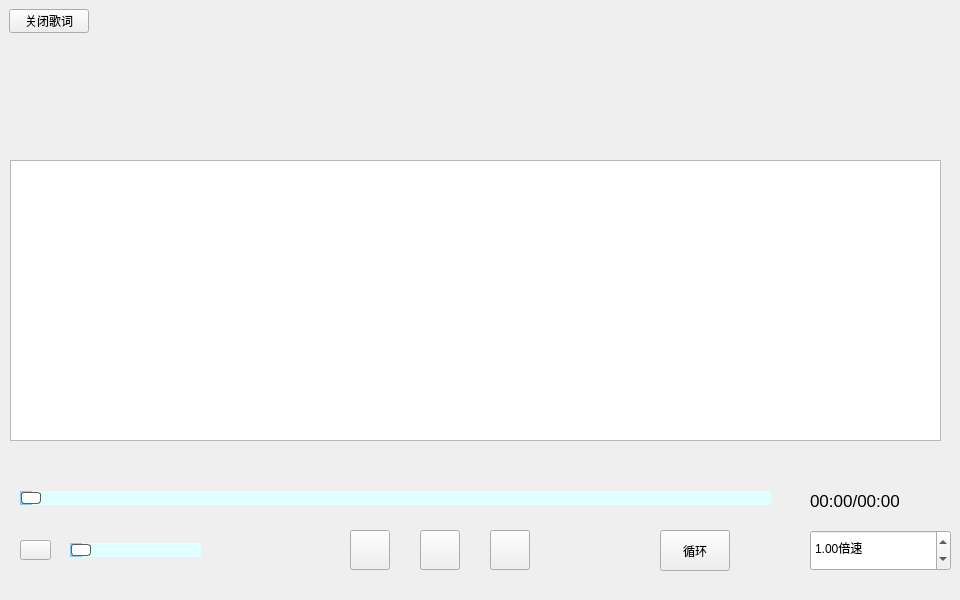
<?xml version="1.0" encoding="UTF-8"?>
<ui version="4.0">
 <class>lrcwidget</class>
 <widget class="QWidget" name="lrcwidget">
  <property name="windowModality">
   <enum>Qt::NonModal</enum>
  </property>
  <property name="geometry">
   <rect>
    <x>0</x>
    <y>0</y>
    <width>960</width>
    <height>600</height>
   </rect>
  </property>
  <property name="windowTitle">
   <string>lrcWidget</string>
  </property>
  <widget class="QPushButton" name="pushButton">
   <property name="geometry">
    <rect>
     <x>9</x>
     <y>9</y>
     <width>80</width>
     <height>24</height>
    </rect>
   </property>
   <property name="text">
    <string>关闭歌词</string>
   </property>
  </widget>
  <widget class="QListWidget" name="lrc_list">
   <property name="geometry">
    <rect>
     <x>10</x>
     <y>160</y>
     <width>931</width>
     <height>281</height>
    </rect>
   </property>
   <property name="styleSheet">
    <string notr="true"/>
   </property>
  </widget>
  <widget class="QSlider" name="horizontalSlider">
   <property name="geometry">
    <rect>
     <x>20</x>
     <y>490</y>
     <width>751</width>
     <height>16</height>
    </rect>
   </property>
   <property name="styleSheet">
    <string notr="true">QSlider::groove:horizontal {
    border: 1px solid #999999;
    height: 8px;
    background: #B0E0E6; /* 轨道背景颜色，淡蓝色 */
    margin: 2px 0;
}

QSlider::handle:horizontal {
    background: #FFFFFF; /* 滑块颜色，白色 */
    border: 1px solid #5c5c5c;
    width: 18px;
    margin: -2px 0;
    border-radius: 3px;
}

QSlider::add-page:horizontal {
    background: #E0FFFF; /* 滑块右侧颜色，更淡的蓝色 */
}

QSlider::sub-page:horizontal {
    background: #87CEFA; /* 滑块左侧颜色，浅天蓝色 */
}
</string>
   </property>
   <property name="orientation">
    <enum>Qt::Horizontal</enum>
   </property>
  </widget>
  <widget class="QLabel" name="labProcess">
   <property name="geometry">
    <rect>
     <x>810</x>
     <y>480</y>
     <width>131</width>
     <height>41</height>
    </rect>
   </property>
   <property name="font">
    <font>
     <pointsize>13</pointsize>
    </font>
   </property>
   <property name="styleSheet">
    <string notr="true">QLabel {
    color black;
}
</string>
   </property>
   <property name="text">
    <string>00:00/00:00</string>
   </property>
  </widget>
  <widget class="QSlider" name="soundSlider">
   <property name="geometry">
    <rect>
     <x>70</x>
     <y>540</y>
     <width>131</width>
     <height>21</height>
    </rect>
   </property>
   <property name="minimumSize">
    <size>
     <width>80</width>
     <height>15</height>
    </size>
   </property>
   <property name="styleSheet">
    <string notr="true">QSlider::groove:horizontal {
    border: 1px solid #999999;
    height: 8px;
    background: #B0E0E6; /* 轨道背景颜色，淡蓝色 */
    margin: 2px 0;
}

QSlider::handle:horizontal {
    background: #FFFFFF; /* 滑块颜色，白色 */
    border: 1px solid #5c5c5c;
    width: 18px;
    margin: -2px 0;
    border-radius: 3px;
}

QSlider::add-page:horizontal {
    background: #E0FFFF; /* 滑块右侧颜色，更淡的蓝色 */
}

QSlider::sub-page:horizontal {
    background: #87CEFA; /* 滑块左侧颜色，浅天蓝色 */
}
</string>
   </property>
   <property name="orientation">
    <enum>Qt::Horizontal</enum>
   </property>
   <property name="tickInterval">
    <number>1</number>
   </property>
  </widget>
  <widget class="QPushButton" name="pushButton_5">
   <property name="geometry">
    <rect>
     <x>20</x>
     <y>540</y>
     <width>31</width>
     <height>20</height>
    </rect>
   </property>
   <property name="text">
    <string/>
   </property>
   <property name="icon">
    <iconset resource="res.qrc">
     <normaloff>:/images/images/volumn.bmp</normaloff>:/images/images/volumn.bmp</iconset>
   </property>
  </widget>
  <widget class="QPushButton" name="btnNext">
   <property name="geometry">
    <rect>
     <x>490</x>
     <y>530</y>
     <width>40</width>
     <height>40</height>
    </rect>
   </property>
   <property name="minimumSize">
    <size>
     <width>40</width>
     <height>40</height>
    </size>
   </property>
   <property name="text">
    <string/>
   </property>
   <property name="icon">
    <iconset resource="res.qrc">
     <normaloff>:/images/images/630.bmp</normaloff>:/images/images/630.bmp</iconset>
   </property>
  </widget>
  <widget class="QPushButton" name="btnPrev">
   <property name="geometry">
    <rect>
     <x>350</x>
     <y>530</y>
     <width>40</width>
     <height>40</height>
    </rect>
   </property>
   <property name="minimumSize">
    <size>
     <width>40</width>
     <height>40</height>
    </size>
   </property>
   <property name="text">
    <string/>
   </property>
   <property name="icon">
    <iconset resource="res.qrc">
     <normaloff>:/images/images/616.bmp</normaloff>:/images/images/616.bmp</iconset>
   </property>
  </widget>
  <widget class="QPushButton" name="btnPlay">
   <property name="geometry">
    <rect>
     <x>420</x>
     <y>530</y>
     <width>40</width>
     <height>40</height>
    </rect>
   </property>
   <property name="minimumSize">
    <size>
     <width>40</width>
     <height>40</height>
    </size>
   </property>
   <property name="text">
    <string/>
   </property>
   <property name="icon">
    <iconset resource="res.qrc">
     <normaloff>:/images/images/620.bmp</normaloff>:/images/images/620.bmp</iconset>
   </property>
  </widget>
  <widget class="QPushButton" name="btnMode">
   <property name="geometry">
    <rect>
     <x>660</x>
     <y>530</y>
     <width>70</width>
     <height>41</height>
    </rect>
   </property>
   <property name="maximumSize">
    <size>
     <width>70</width>
     <height>50</height>
    </size>
   </property>
   <property name="styleSheet">
    <string notr="true">font: 14pt &quot;Microsoft YaHei UI&quot;;</string>
   </property>
   <property name="text">
    <string>循环</string>
   </property>
   <property name="icon">
    <iconset resource="res.qrc">
     <normaloff>:/images/images/refresh16.png</normaloff>:/images/images/refresh16.png</iconset>
   </property>
  </widget>
  <widget class="QDoubleSpinBox" name="spinBoxSpeed">
   <property name="geometry">
    <rect>
     <x>810</x>
     <y>530</y>
     <width>141</width>
     <height>41</height>
    </rect>
   </property>
   <property name="styleSheet">
    <string notr="true">font: 14pt &quot;Microsoft YaHei UI&quot;;</string>
   </property>
   <property name="suffix">
    <string>倍速</string>
   </property>
   <property name="value">
    <double>1.000000000000000</double>
   </property>
  </widget>
 </widget>
 <resources>
  <include location="res.qrc"/>
 </resources>
 <connections/>
</ui>
